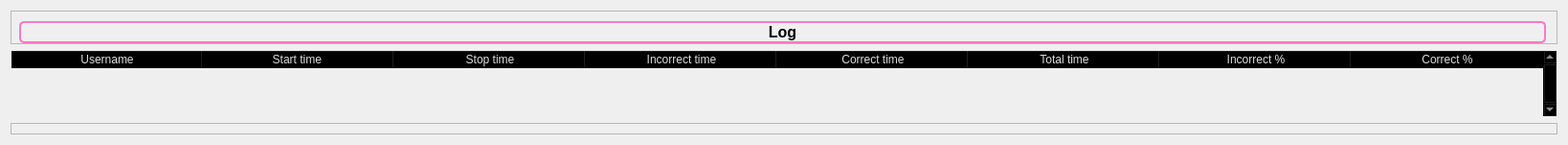
                     <widget class="QWidget" name="Log">
                      <property name="styleSheet">
                       <string notr="true"/>
                      </property>
                      <layout class="QGridLayout" name="gridLayout_6">
                       <item row="2" column="0">
                        <widget class="QFrame" name="row_9">
                         <property name="frameShape">
                          <enum>QFrame::StyledPanel</enum>
                         </property>
                         <property name="frameShadow">
                          <enum>QFrame::Raised</enum>
                         </property>
                         <layout class="QVBoxLayout" name="verticalLayout_39">
                          <property name="spacing">
                           <number>0</number>
                          </property>
                          <property name="leftMargin">
                           <number>8</number>
                          </property>
                          <property name="topMargin">
                           <number>10</number>
                          </property>
                          <property name="rightMargin">
                           <number>11</number>
                          </property>
                          <property name="bottomMargin">
                           <number>0</number>
                          </property>
                         </layout>
                        </widget>
                       </item>
                       <item row="0" column="0">
                        <widget class="QFrame" name="row_8">
                         <property name="frameShape">
                          <enum>QFrame::StyledPanel</enum>
                         </property>
                         <property name="frameShadow">
                          <enum>QFrame::Raised</enum>
                         </property>
                         <layout class="QVBoxLayout" name="verticalLayout_37">
                          <property name="spacing">
                           <number>0</number>
                          </property>
                          <property name="leftMargin">
                           <number>8</number>
                          </property>
                          <property name="topMargin">
                           <number>10</number>
                          </property>
                          <property name="rightMargin">
                           <number>11</number>
                          </property>
                          <property name="bottomMargin">
                           <number>0</number>
                          </property>
                          <item>
                           <widget class="QLabel" name="label_4">
                            <property name="font">
                             <font>
                              <family>Segoe UI</family>
                              <pointsize>12</pointsize>
                              <italic>false</italic>
                              <bold>true</bold>
                             </font>
                            </property>
                            <property name="styleSheet">
                             <string notr="true">font: 12pt &quot;Segoe UI&quot;;
font-weight: bold;
border-radius: 5px;
border: 2px solid #ff79c6;</string>
                            </property>
                            <property name="text">
                             <string>Log</string>
                            </property>
                            <property name="alignment">
                             <set>Qt::AlignCenter</set>
                            </property>
                           </widget>
                          </item>
                         </layout>
                        </widget>
                       </item>
                       <item row="1" column="0">
                        <widget class="QTableWidget" name="Log_table">
                         <property name="sizePolicy">
                          <sizepolicy hsizetype="Expanding" vsizetype="Expanding">
                           <horstretch>0</horstretch>
                           <verstretch>0</verstretch>
                          </sizepolicy>
                         </property>
                         <property name="palette">
                          <palette>
                           <active>
                            <colorrole role="WindowText">
                             <brush brushstyle="SolidPattern">
                              <color alpha="255">
                               <red>221</red>
                               <green>221</green>
                               <blue>221</blue>
                              </color>
                             </brush>
                            </colorrole>
                            <colorrole role="Button">
                             <brush brushstyle="SolidPattern">
                              <color alpha="0">
                               <red>0</red>
                               <green>0</green>
                               <blue>0</blue>
                              </color>
                             </brush>
                            </colorrole>
                            <colorrole role="Text">
                             <brush brushstyle="SolidPattern">
                              <color alpha="255">
                               <red>221</red>
                               <green>221</green>
                               <blue>221</blue>
                              </color>
                             </brush>
                            </colorrole>
                            <colorrole role="ButtonText">
                             <brush brushstyle="SolidPattern">
                              <color alpha="255">
                               <red>221</red>
                               <green>221</green>
                               <blue>221</blue>
                              </color>
                             </brush>
                            </colorrole>
                            <colorrole role="Base">
                             <brush brushstyle="NoBrush">
                              <color alpha="255">
                               <red>0</red>
                               <green>0</green>
                               <blue>0</blue>
                              </color>
                             </brush>
                            </colorrole>
                            <colorrole role="Window">
                             <brush brushstyle="SolidPattern">
                              <color alpha="0">
                               <red>0</red>
                               <green>0</green>
                               <blue>0</blue>
                              </color>
                             </brush>
                            </colorrole>
                            <colorrole role="PlaceholderText">
                             <brush brushstyle="SolidPattern">
                              <color alpha="255">
                               <red>221</red>
                               <green>221</green>
                               <blue>221</blue>
                              </color>
                             </brush>
                            </colorrole>
                           </active>
                           <inactive>
                            <colorrole role="WindowText">
                             <brush brushstyle="SolidPattern">
                              <color alpha="255">
                               <red>221</red>
                               <green>221</green>
                               <blue>221</blue>
                              </color>
                             </brush>
                            </colorrole>
                            <colorrole role="Button">
                             <brush brushstyle="SolidPattern">
                              <color alpha="0">
                               <red>0</red>
                               <green>0</green>
                               <blue>0</blue>
                              </color>
                             </brush>
                            </colorrole>
                            <colorrole role="Text">
                             <brush brushstyle="SolidPattern">
                              <color alpha="255">
                               <red>221</red>
                               <green>221</green>
                               <blue>221</blue>
                              </color>
                             </brush>
                            </colorrole>
                            <colorrole role="ButtonText">
                             <brush brushstyle="SolidPattern">
                              <color alpha="255">
                               <red>221</red>
                               <green>221</green>
                               <blue>221</blue>
                              </color>
                             </brush>
                            </colorrole>
                            <colorrole role="Base">
                             <brush brushstyle="NoBrush">
                              <color alpha="255">
                               <red>0</red>
                               <green>0</green>
                               <blue>0</blue>
                              </color>
                             </brush>
                            </colorrole>
                            <colorrole role="Window">
                             <brush brushstyle="SolidPattern">
                              <color alpha="0">
                               <red>0</red>
                               <green>0</green>
                               <blue>0</blue>
                              </color>
                             </brush>
                            </colorrole>
                            <colorrole role="PlaceholderText">
                             <brush brushstyle="SolidPattern">
                              <color alpha="255">
                               <red>221</red>
                               <green>221</green>
                               <blue>221</blue>
                              </color>
                             </brush>
                            </colorrole>
                           </inactive>
                           <disabled>
                            <colorrole role="WindowText">
                             <brush brushstyle="SolidPattern">
                              <color alpha="255">
                               <red>221</red>
                               <green>221</green>
                               <blue>221</blue>
                              </color>
                             </brush>
                            </colorrole>
                            <colorrole role="Button">
                             <brush brushstyle="SolidPattern">
                              <color alpha="0">
                               <red>0</red>
                               <green>0</green>
                               <blue>0</blue>
                              </color>
                             </brush>
                            </colorrole>
                            <colorrole role="Text">
                             <brush brushstyle="SolidPattern">
                              <color alpha="255">
                               <red>221</red>
                               <green>221</green>
                               <blue>221</blue>
                              </color>
                             </brush>
                            </colorrole>
                            <colorrole role="ButtonText">
                             <brush brushstyle="SolidPattern">
                              <color alpha="255">
                               <red>221</red>
                               <green>221</green>
                               <blue>221</blue>
                              </color>
                             </brush>
                            </colorrole>
                            <colorrole role="Base">
                             <brush brushstyle="NoBrush">
                              <color alpha="255">
                               <red>0</red>
                               <green>0</green>
                               <blue>0</blue>
                              </color>
                             </brush>
                            </colorrole>
                            <colorrole role="Window">
                             <brush brushstyle="SolidPattern">
                              <color alpha="0">
                               <red>0</red>
                               <green>0</green>
                               <blue>0</blue>
                              </color>
                             </brush>
                            </colorrole>
                            <colorrole role="PlaceholderText">
                             <brush brushstyle="SolidPattern">
                              <color alpha="255">
                               <red>221</red>
                               <green>221</green>
                               <blue>221</blue>
                              </color>
                             </brush>
                            </colorrole>
                           </disabled>
                          </palette>
                         </property>
                         <property name="frameShape">
                          <enum>QFrame::StyledPanel</enum>
                         </property>
                         <property name="verticalScrollBarPolicy">
                          <enum>Qt::ScrollBarAlwaysOn</enum>
                         </property>
                         <property name="sizeAdjustPolicy">
                          <enum>QAbstractScrollArea::AdjustToContents</enum>
                         </property>
                         <property name="editTriggers">
                          <set>QAbstractItemView::NoEditTriggers</set>
                         </property>
                         <property name="selectionMode">
                          <enum>QAbstractItemView::SingleSelection</enum>
                         </property>
                         <property name="selectionBehavior">
                          <enum>QAbstractItemView::SelectRows</enum>
                         </property>
                         <property name="showGrid">
                          <bool>true</bool>
                         </property>
                         <property name="gridStyle">
                          <enum>Qt::SolidLine</enum>
                         </property>
                         <property name="sortingEnabled">
                          <bool>false</bool>
                         </property>
                         <attribute name="horizontalHeaderVisible">
                          <bool>true</bool>
                         </attribute>
                         <attribute name="horizontalHeaderCascadingSectionResizes">
                          <bool>false</bool>
                         </attribute>
                         <attribute name="horizontalHeaderDefaultSectionSize">
                          <number>200</number>
                         </attribute>
                         <attribute name="horizontalHeaderShowSortIndicator" stdset="0">
                          <bool>false</bool>
                         </attribute>
                         <attribute name="horizontalHeaderStretchLastSection">
                          <bool>true</bool>
                         </attribute>
                         <attribute name="verticalHeaderCascadingSectionResizes">
                          <bool>false</bool>
                         </attribute>
                         <attribute name="verticalHeaderHighlightSections">
                          <bool>false</bool>
                         </attribute>
                         <attribute name="verticalHeaderShowSortIndicator" stdset="0">
                          <bool>false</bool>
                         </attribute>
                         <attribute name="verticalHeaderStretchLastSection">
                          <bool>false</bool>
                         </attribute>
                         <column>
                          <property name="text">
                           <string>Username</string>
                          </property>
                         </column>
                         <column>
                          <property name="text">
                           <string>Start time </string>
                          </property>
                         </column>
                         <column>
                          <property name="text">
                           <string>Stop time</string>
                          </property>
                         </column>
                         <column>
                          <property name="text">
                           <string>Incorrect time</string>
                          </property>
                         </column>
                         <column>
                          <property name="text">
                           <string>Correct time</string>
                          </property>
                         </column>
                         <column>
                          <property name="text">
                           <string>Total time</string>
                          </property>
                         </column>
                         <column>
                          <property name="text">
                           <string>Incorrect %</string>
                          </property>
                         </column>
                         <column>
                          <property name="text">
                           <string>Correct %</string>
                          </property>
                         </column>
                        </widget>
                       </item>
                      </layout>
                     </widget>
